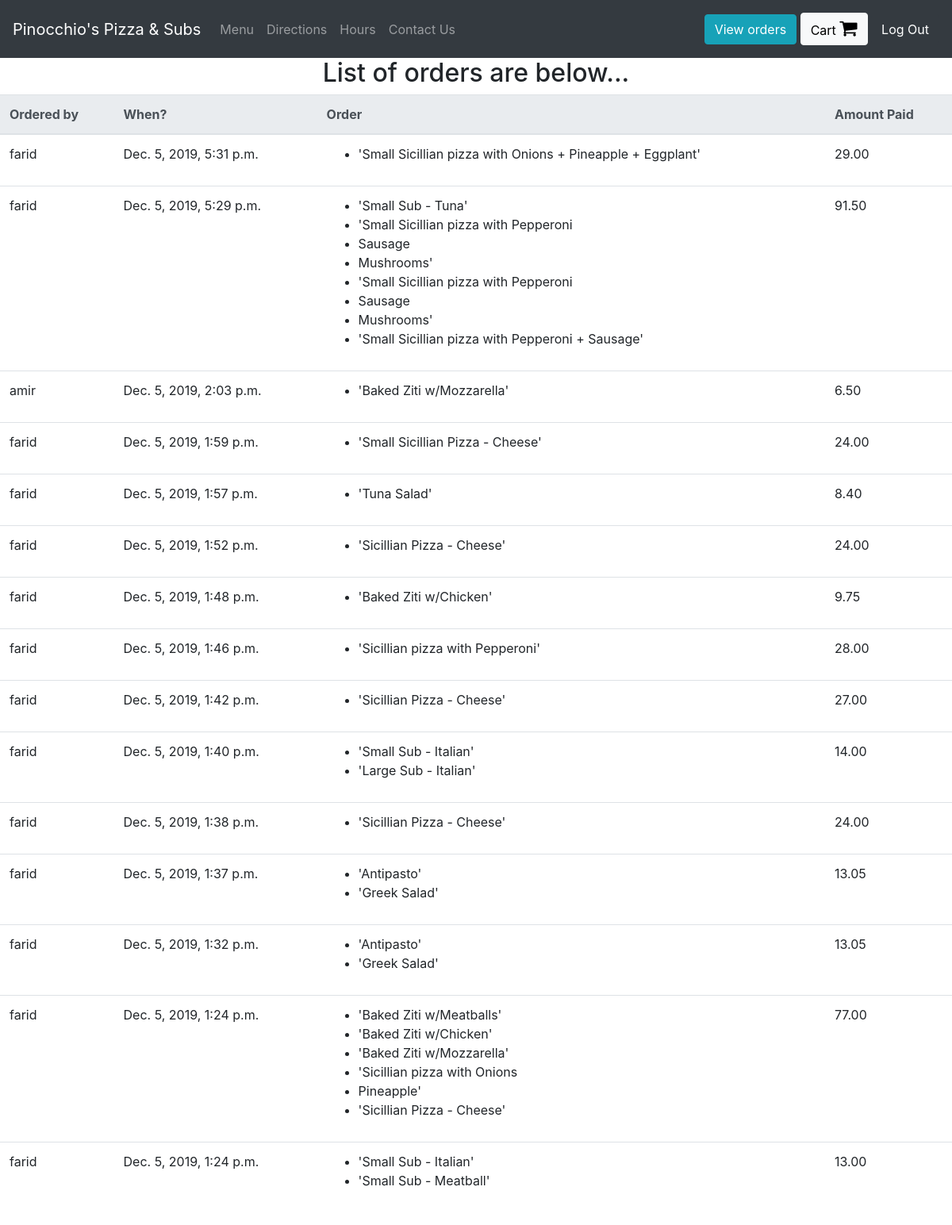
Page /view-orders (signed in) on the committed database.
### orders/models.py (models this page shows, shortened)
class UserOrder(models.Model):
    username = models.CharField(max_length=200) #who placed the order
    order = models.TextField() #this will be a string representation of the cart from localStorage
    price = models.DecimalField(max_digits=6, decimal_places=2) #how much was the order
    time_of_order  = models.DateTimeField(default=datetime.now, blank=True)

### orders/views.py (the view)
# urls.py: path("view-orders", views.view_orders, name="view_orders"),
def view_orders(request):
    if request.user.is_superuser:
        rows = UserOrder.objects.all().order_by('-time_of_order')
        return render(request, "orders/orders.html", context = {"rows":rows})
    else:
        orders = UserOrder.objects.all().filter(username = request.user.username).order_by('-time_of_order')
        return render(request, "orders/orders.html", context = {"orders":orders})

### orders/templatetags/custom_tags.py (called while the page is built)
@register.filter(name="format_cart")
def format_cart(value):
    return value[1:-1].split(",")

### orders/templates/orders/orders.html
{% extends 'orders/header.html' %}
{% load custom_tags %}
{% block content %}
<div class="container-fluid">
  <div class="row justify-content-center">
    <h2>List of orders are below...</h2>
    <table class="table">
        <thead class="thead-light">
        <tr>
          <th scope="col">Ordered by</th>
          <th scope="col">When?</th>
          <th scope="col">Order</th>
          <th scope="col">Amount Paid</th>
        </tr>
        </thead>
        <tbody>
          {% for row in rows %}
            <tr>
              <td>{{row.username}}</td>
              <td>{{row.time_of_order}}</td>
              <td>
                <ul>
                  {% for item in row.order|format_cart %}
                    <li>{{item}}</li>
                  {% endfor %}
                </ul>
              </td>
              <td>{{row.price}}</td>
            </tr>
          {% endfor %}
        </tbody>
    </table>
  </div>
</div>
{% endblock %}

### rows in the picture
UserOrder: username "farid", time_of_order "Dec. 5, 2019, 5:31 p.m.", order "'Small Sicillian pizza with Onions + Pineapple + Eggplant'", price "29.00"
UserOrder: username "farid", time_of_order "Dec. 5, 2019, 5:29 p.m.", order "'Small Sub - Tuna'" "'Small Sicillian pizza with Pepperoni" "Sausage" "Mushrooms'" "'Small Sicillian pizza with Pepperoni" "Sausage" "Mushrooms'" "'Small Sicillian pizza with Pepperoni + Sausage'", price "91.50"
UserOrder: username "amir", time_of_order "Dec. 5, 2019, 2:03 p.m.", order "'Baked Ziti w/Mozzarella'", price "6.50"
UserOrder: username "farid", time_of_order "Dec. 5, 2019, 1:59 p.m.", order "'Small Sicillian Pizza - Cheese'", price "24.00"
UserOrder: username "farid", time_of_order "Dec. 5, 2019, 1:57 p.m.", order "'Tuna Salad'", price "8.40"
UserOrder: username "farid", time_of_order "Dec. 5, 2019, 1:52 p.m.", order "'Sicillian Pizza - Cheese'", price "24.00"
UserOrder: username "farid", time_of_order "Dec. 5, 2019, 1:48 p.m.", order "'Baked Ziti w/Chicken'", price "9.75"
UserOrder: username "farid", time_of_order "Dec. 5, 2019, 1:46 p.m.", order "'Sicillian pizza with Pepperoni'", price "28.00"
UserOrder: username "farid", time_of_order "Dec. 5, 2019, 1:42 p.m.", order "'Sicillian Pizza - Cheese'", price "27.00"
UserOrder: username "farid", time_of_order "Dec. 5, 2019, 1:40 p.m.", order "'Small Sub - Italian'" "'Large Sub - Italian'", price "14.00"
UserOrder: username "farid", time_of_order "Dec. 5, 2019, 1:38 p.m.", order "'Sicillian Pizza - Cheese'", price "24.00"
UserOrder: username "farid", time_of_order "Dec. 5, 2019, 1:37 p.m.", order "'Antipasto'" "'Greek Salad'", price "13.05"
UserOrder: username "farid", time_of_order "Dec. 5, 2019, 1:32 p.m.", order "'Antipasto'" "'Greek Salad'", price "13.05"
UserOrder: username "farid", time_of_order "Dec. 5, 2019, 1:24 p.m.", order "'Baked Ziti w/Meatballs'" "'Baked Ziti w/Chicken'" "'Baked Ziti w/Mozzarella'" "'Sicillian pizza with Onions" "Pineapple'" "'Sicillian Pizza - Cheese'", price "77.00"
UserOrder: username "farid", time_of_order "Dec. 5, 2019, 1:24 p.m.", order "'Small Sub - Italian'" "'Small Sub - Meatball'", price "13.00"
